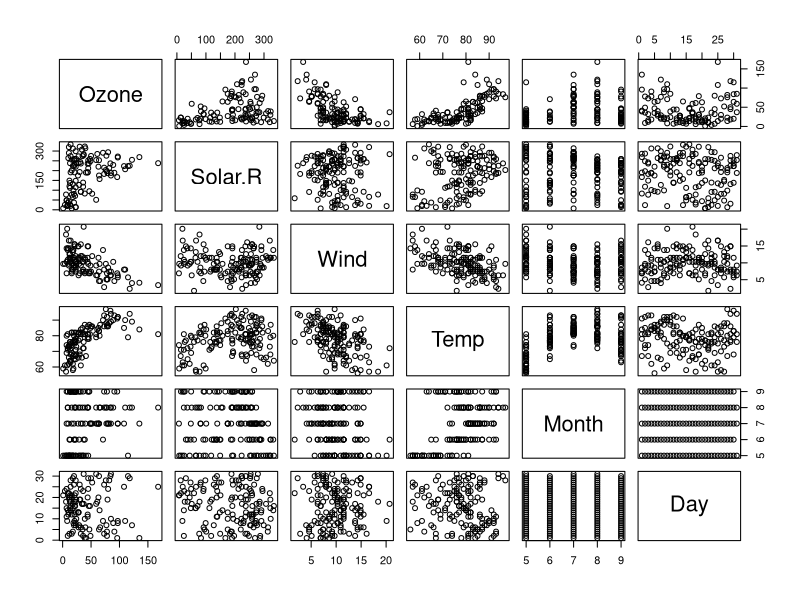
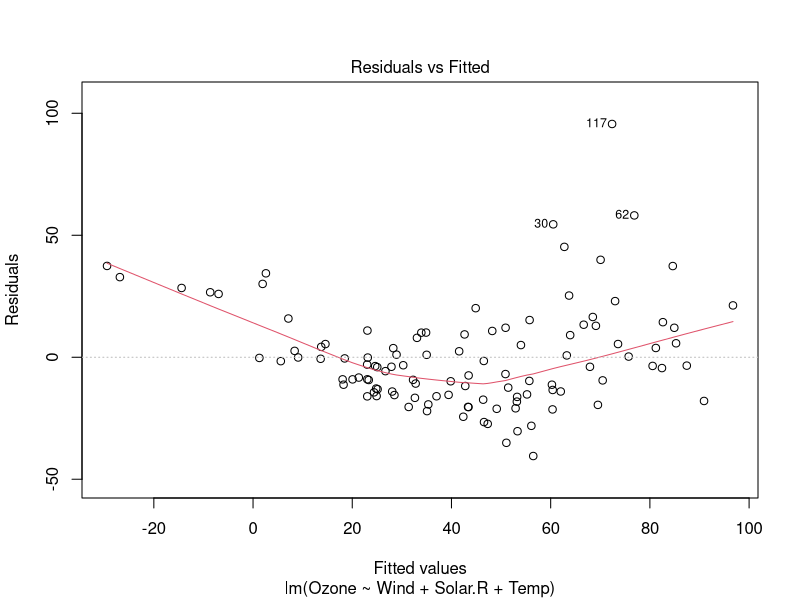
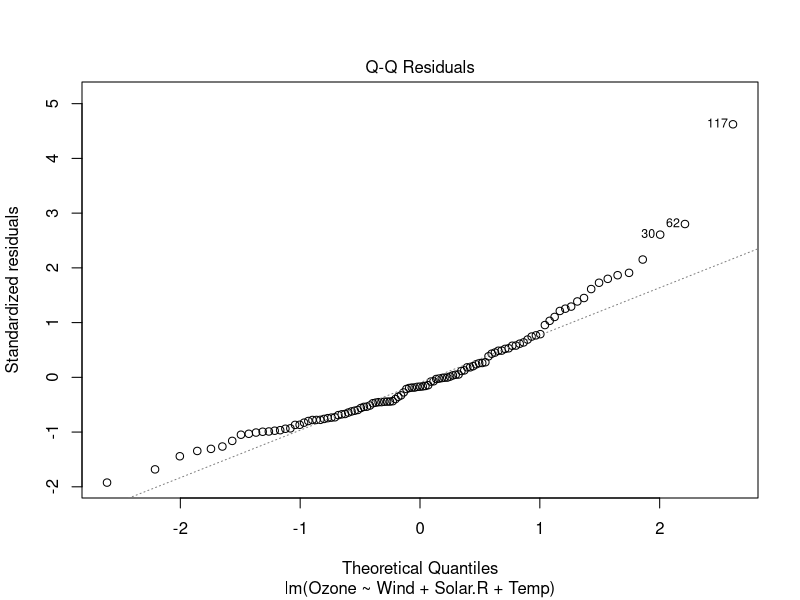
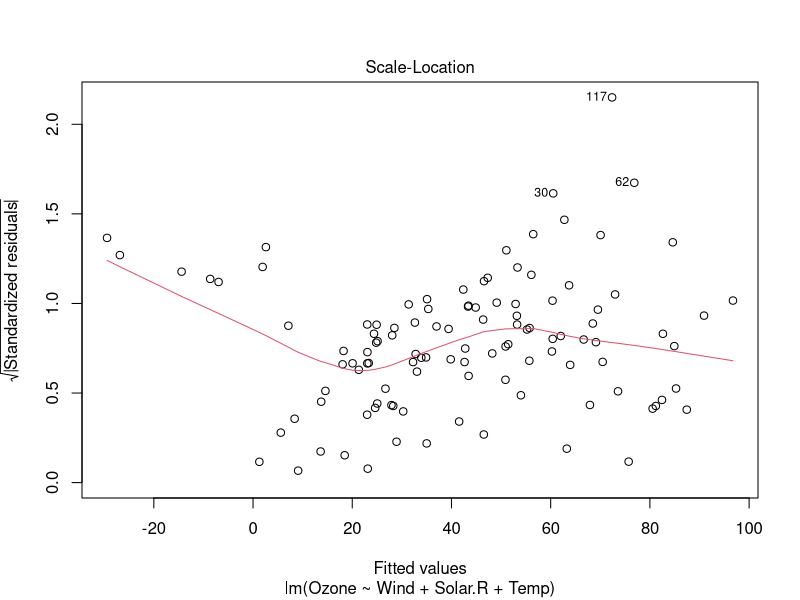
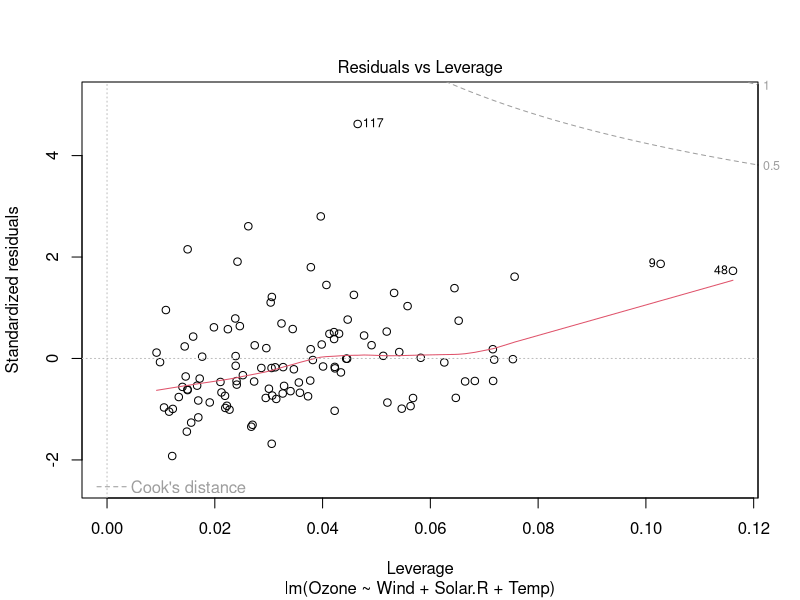

Recreate these plots in R, in order.
## ---- chunk 1
library(datasets)
data(airquality)
summary(airquality)
## ---- chunk 2
pairs(airquality)
## ---- chunk 3
library(stats)
fit <- lm(Ozone ~ Wind + Solar.R + Temp, data = airquality)
summary(fit)
plot(fit)
